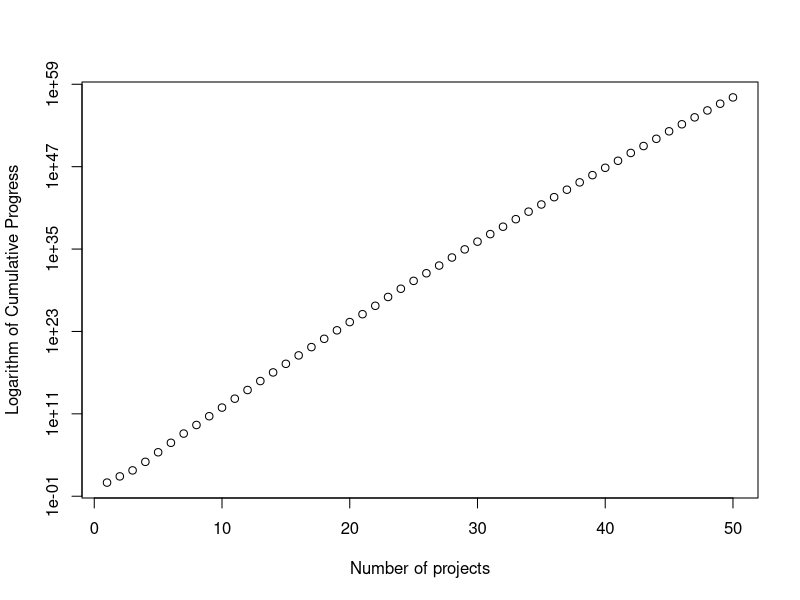

Reproduce this figure in R.
# Now we just implement the multiplicative model as a functionplo, to make things easier. 
multiplyingltr <- function(n, k, muc, sigmac, mue, sigmae, muv, sigmav) {
  coefficients <- rlnorm(k, meanlog=log((muc^2)/(sqrt(sigmac + (muc^2)))), sdlog=sqrt(log(1 +(sigmac/(muc^2)))))
  
  variables <- matrix(rlnorm(n*k, meanlog=log((muv^2)/(sqrt((sigmav + (muv^2))))), sdlog=sqrt(log(1 +(sigmav/(muv^2))))), nrow=k, ncol=n, byrow=TRUE)
  
  errors <- rlnorm(n, meanlog=log((mue^2)/(sqrt((sigmae + (mue^2))))), sdlog=sqrt(log(1 +(sigmae/(mue^2)))))
  
  costeffectiveness <- (t(coefficients) %*% variables) + t(errors)
  
  # Now we need to pass this into a data frame
  df <- as.data.frame(t(variables))
  df <- cbind.data.frame(rep(0, n), t(costeffectiveness), df)
  
  names <- c("lmpred", "ce")
  for (i in 1:k) {
    names <-c(names, paste0("v",i))
  }
  
  colnames(df) <- names
  df
  
  #Initially, project selection is random, which since project generation is random,
  #can be represented as taking the first k projects, and adding them to the 'selprojects'
  #dataframe, which is an ordered dataframe of the selected projects. 'rejprojects' contains
  #the set of projects that have been rejected (not accepted yet)
  selprojects <- head(df, k+1)
  selprojects
  
  rejprojects <- tail(df, n-k-1)
  rejprojects
  # Now individuals can predict the effectiveness of other projects with a linear regression model
  #They select the remaining project with the highest prediction error, and add it to selproject.
  while (nrow(selprojects)<n) {
    lm <- lm(ce~ . - lmpred, data=selprojects)
    rejprojects$lmpred <-predict(lm, rejprojects)
    rejprojects <- rejprojects[with(rejprojects,order(-lmpred)),]
    selprojects <- rbind(selprojects, rejprojects[1,])
    rejprojects <- rejprojects[-1,]
  }
  selprojects$lmpred <- selprojects$lmpred +1
  selprojects$ce <- selprojects$ce +1
  return(selprojects)
}
MCE <- multiplyingltr(50, 3, 2, 1, 2, 1, 2, 1)
plot(1:nrow(MCE), cumprod(MCE$ce), log="y", xlab="Number of projects", ylab="Logarithm of Cumulative Progress")

